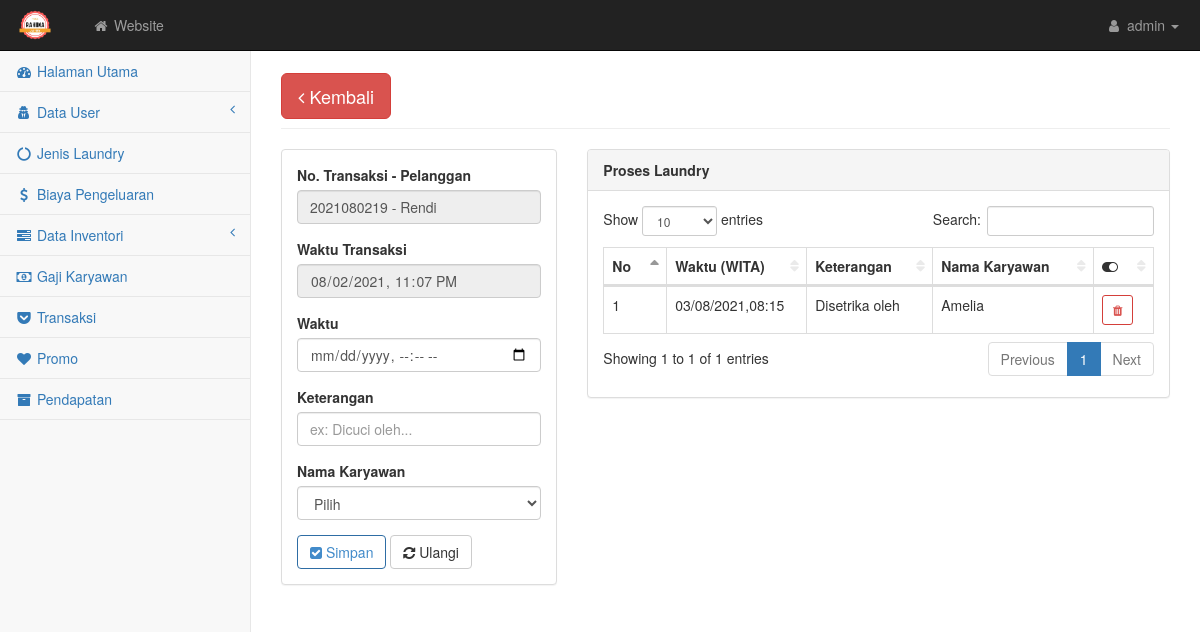
The page /admin/proses_input.php?notransaksi=2021080219 on the database its author committed.
### tables this page shows
CREATE TABLE `transaksi` (
  `notransaksi` varchar(15) NOT NULL,
  `id` int(5) NOT NULL,
  `tgl` datetime NOT NULL,
  `total` float NOT NULL,
  `status` varchar(100) NOT NULL,
  `layanan` varchar(20) NOT NULL,
  `ongkir` float NOT NULL,
  `catatan` varchar(100) NOT NULL
);

CREATE TABLE `user` (
  `id` int(5) NOT NULL,
  `nama` varchar(100) NOT NULL,
  `username` varchar(10) NOT NULL,
  `password` varchar(10) NOT NULL,
  `jk` enum('Laki-Laki','Wanita') NOT NULL,
  `ttl` varchar(80) NOT NULL,
  `telp` varchar(15) NOT NULL,
  `alamat` text NOT NULL,
  `tugas` varchar(100) NOT NULL,
  `level` varchar(30) NOT NULL
);

CREATE TABLE `proses` (
  `idproses` int(5) NOT NULL,
  `notransaksi` varchar(15) NOT NULL,
  `waktu` datetime NOT NULL,
  `ket` text NOT NULL,
  `karyawan` varchar(50) NOT NULL
);

### admin/proses_input.php (the view, shortened to what this page needs)
<?php require('atas.php'); $notransaksi = $_GET['notransaksi'];
  $query = mysqli_query($kon, "SELECT * FROM transaksi INNER JOIN user ON transaksi.id = user.id WHERE notransaksi = '$notransaksi'");
  $data = mysqli_fetch_array($query);
?>
<div id="page-wrapper">
    <div class="container-fluid">
        <div class="row">
            <div class="col-lg-12">
                <h1 class="page-header"><button class="btn btn-danger btn-lg"><a href="transaksi.php" style="color: white; text-decoration: none"> <i class="fa fa-angle-left"></i> Kembali</a></button></h1>
            </div>
        </div>
        <div class="row">
            <div class="col-lg-4">
                <div class="panel panel-default">
                    <div class="panel-body">
                         <form role="form" action="" method="POST">
                            <div class="form-group">
                                <label>No. Transaksi - Pelanggan</label>
                                <input class="form-control" type="text" value="<?= $data['notransaksi'].' - '.$data['nama'] ?>" readonly>
                            </div>
                            <div class="form-group">
                                <label>Waktu Transaksi</label>
                                <input class="form-control" type="datetime-local" name="waktuselesai" value="<?= date('Y-m-d\TH:i',strtotime($data['tgl'])) ?>" readonly>
                            </div>
                            <div class="form-group">
                                <label>Waktu</label>
                                <input class="form-control" type="datetime-local" name="waktu" required>
                            </div>
                            <div class="form-group">
                                <label>Keterangan</label>
                                <input class="form-control" type="text" name="ket" placeholder="ex: Dicuci oleh... " required>
                            </div>
                            <div class="form-group">
                                <label>Nama Karyawan</label>
                                <select name="karyawan" class="form-control" required>
                                    <option disabled selected>Pilih</option>
                                </select>
                            </div>
                            <button type="submit" name="simpan" class="btn btn-outline btn-primary"><i class="fa fa-check-square"></i> Simpan</button>
                            <button type="reset" class="btn btn-outline btn-default"><i class="fa fa-refresh"></i> Ulangi</button>
                        </form>
                    </div>
                </div>
            </div>
            <div class="col-lg-8">
                <div class="panel panel-default">
                    <div class="panel-heading"><b>Proses Laundry</b></div>
                    <div class="panel-body">
                        <div class="table-responsive">
                            <table class="table table-bordered table-hover" id="dataTables-example">
                                <thead class="success">
                                    <tr>
                                        <th>No</th>
                                        <th>Waktu (WITA)</th>
                                        <th>Keterangan</th>
                                        <th>Nama Karyawan</th>
                                        <th><i class="fa fa-toggle-on"></i></th>
                                    </tr>
                                </thead>
                                <tbody>
                                <?php $no=1; $proses = mysqli_query($kon, "SELECT * FROM proses WHERE notransaksi = '$notransaksi' ORDER BY waktu DESC");
                                    while($data = mysqli_fetch_array($proses)){ ?>
                                        <tr class="odd gradeX">
                                                <td><?= $no++; ?></td>
                                                <td><?= date('d/m/Y,H:i',strtotime($data['waktu'])) ?></td>
                                                <td><?= $data['ket'] ?></td>
                                                <td><?= $data['karyawan'] ?></td>
                                                <td>
                                                    <a href="proses_input.php?idproses=<?php echo $data['idproses'] ?>&notransaksi=<?= $notransaksi ?>" class="btn btn-outline btn-danger btn-sm"><i class="fa fa-trash"></i></a>
                                                </td>
                                            </tr>
                                    <?php } ?>
                                </tbody>
                            </table>
                        </div>
                    </div>
                </div>
            </div>
        </div>
    </div>
</div>
    </div>
<?php require('bawah.php') ?>

### admin/css/startmin.css (style rules this page uses)
body { background-color: #f8f8f8; }
#page-wrapper { padding-top: 30px; min-height: 568px; background-color: #fff; }
@media (min-width:768px) { #page-wrapper { position: inherit; margin-left: 250px; padding: 30px 15px 0 15px; border-left: 1px solid #e7e7e7; } }
.btn-outline { color: inherit; background-color: transparent; transition: all .5s; }
.btn-primary.btn-outline { color: #428bca; }
.btn-danger.btn-outline { color: #d9534f; }
table.dataTable thead .sorting, table.dataTable thead .sorting_asc, table.dataTable thead .sorting_desc, table.dataTable thead .sorting_asc_disabled, table.dataTable thead .sorting_desc_disabled { background: 0 0; }
table.dataTable thead .sorting_asc:after { content: "\f0de"; float: right; font-family: fontawesome; }
table.dataTable thead .sorting:after { content: "\f0dc"; float: right; font-family: fontawesome; color: rgba(50,50,50,.5); }

### rows shown on the page
transaksi: notransaksi.nama "2021080219 - Rendi", waktuselesai "08/02/2021 23:07"
proses: waktu "03/08/2021,08:15", ket "Disetrika oleh", karyawan "Amelia"
